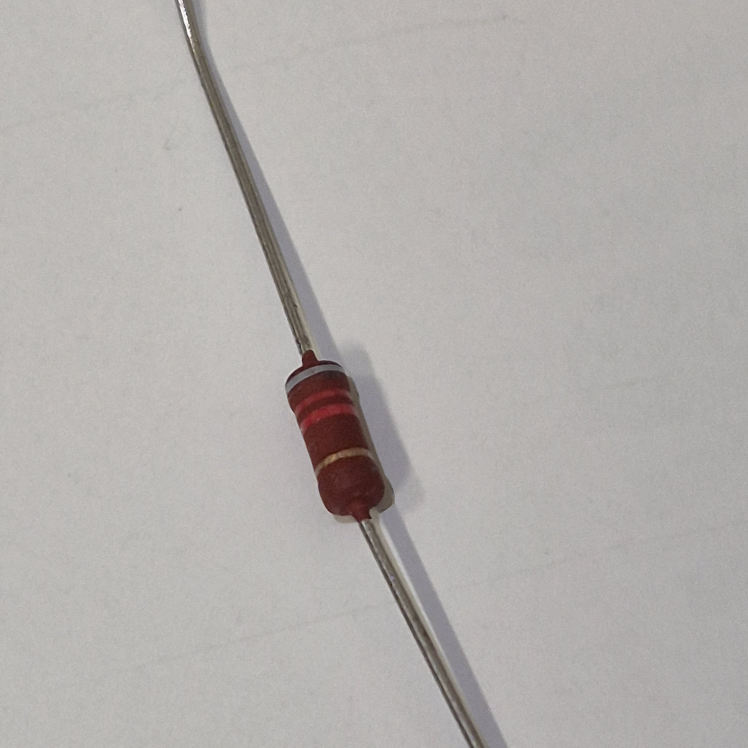
#> input picture resistance/r5/20251020_093409.jpg, 2992 x 2992 px (shown at 1/4 size)
$ python main6.py
#> lines starting #> are read from the running program, lines starting #| are printed output that depends on the picture; after the words box and inside, x2 and y2 are one past the last pixel; in counts of white or black regions, pixels touching at a corner belong together
import cv2
import numpy as np
import matplotlib.pyplot as plt
from scipy.signal import find_peaks


def rotate_resistor(img_path):
    """
    Rotates and crops a resistor image to be horizontal.
    """
#> called with img_path = 'resistance/r5/20251020_093409.jpg'
    img = cv2.imread(img_path)
#> img is the input picture: shape (2992, 2992, 3); mean B, G, R 173.3, 175.9, 179.3
    if img is None:
        return None

    gray = cv2.cvtColor(img, cv2.COLOR_BGR2GRAY)
    _, thresh = cv2.threshold(255 - gray, 0, 255, cv2.THRESH_BINARY + cv2.THRESH_OTSU)
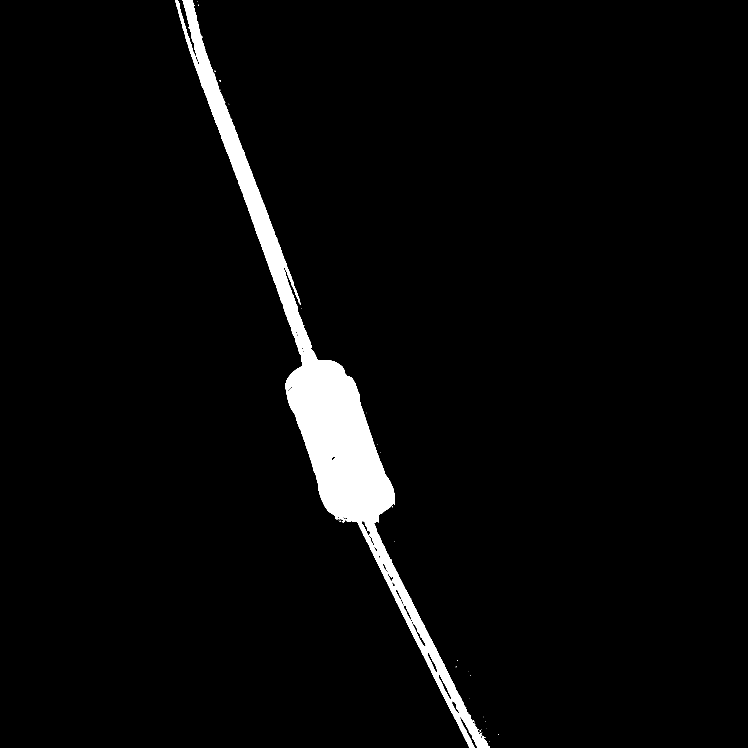
#> thresh: shape (2992, 2992) (shown at 1/4 size); 3.4% white; 44 white regions (39 under 20 px), largest, box (x1, y1, x2, y2) and area: (701, 0, 1960, 2992) 308379, (1192, 1194, 1201, 1211) 89, (1199, 1213, 1204, 1220) 26, (1919, 2922, 1924, 2928) 24, (1920, 2934, 1927, 2938) 23
    coords = cv2.findNonZero(thresh)
#> coords = contour of 308705 points, box (x1, y1, x2, y2) (701, 0, 1996, 2992), area 164632
    rect = cv2.minAreaRect(coords)
#> rect = ((1255.6, 1525.9), (300.8, 3244.6), -22.22)
    (cx, cy), (rw, rh), angle = rect
#> cx = 1255.6; cy = 1525.9; rw = 300.8; rh = 3244.6; angle = -22.22

    if rw < rh:
        angle += 90.0
#> angle = 67.78

    (h, w) = img.shape[:2]
    M = cv2.getRotationMatrix2D((w // 2, h // 2), angle, 1.0)
#> M = [[0.378, 0.926, -454.7], [-0.926, 0.378, 2315.1]]
    rotated = cv2.warpAffine(img, M, (w, h), borderValue=(255, 255, 255))
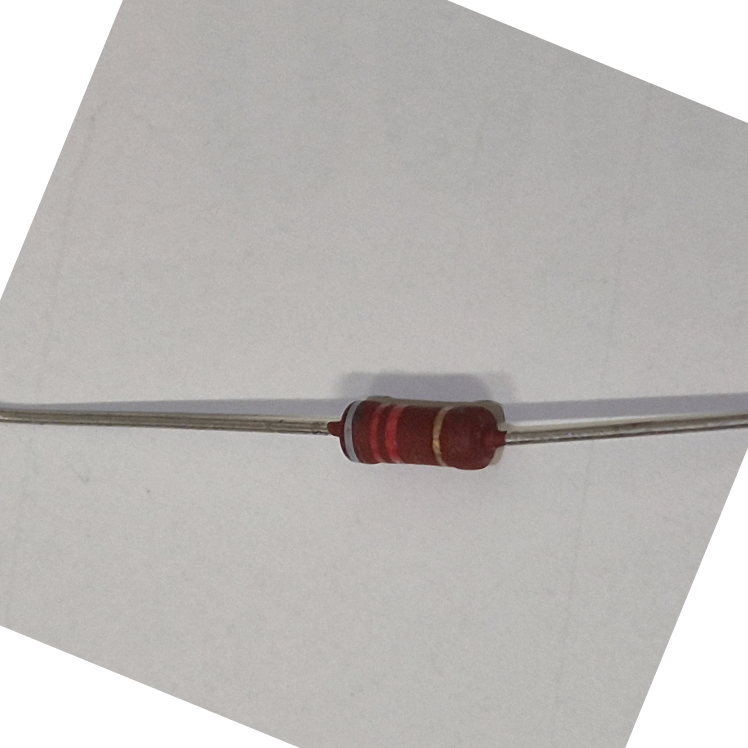
#> rotated: shape (2992, 2992, 3) (shown at 1/4 size); mean B, G, R 183.9, 186, 189.1
    rotated_thresh = cv2.warpAffine(thresh, M, (w, h), flags=cv2.INTER_NEAREST, borderValue=0)
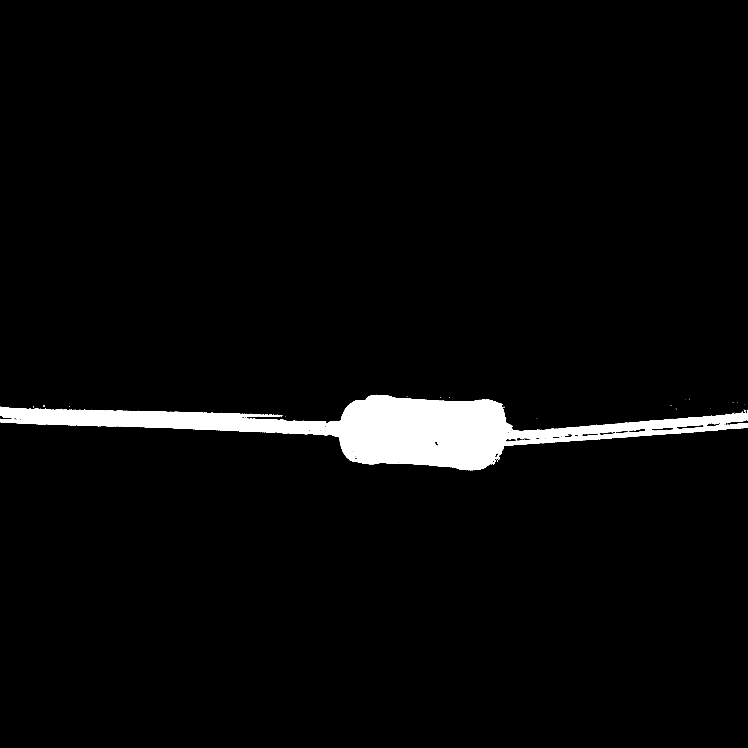
#> rotated_thresh: shape (2992, 2992) (shown at 1/4 size); 3.3% white; 35 white regions (30 under 20 px), largest, box (x1, y1, x2, y2) and area: (0, 1579, 2992, 1881) 297230, (1102, 1659, 1120, 1667) 91, (1122, 1660, 1130, 1666) 27, (2976, 1641, 2983, 1646) 25, (2988, 1642, 2992, 1649) 23

    x, y, w_box, h_box = cv2.boundingRect(rotated_thresh)
#> x = 0; y = 1579; w_box = 2992; h_box = 302
    roi = rotated[y:y + h_box, x:x + w_box]
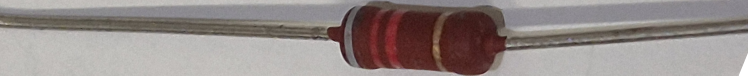
#> roi: shape (302, 2992, 3) (shown at 1/4 size); mean B, G, R 135.2, 137.4, 146.9

    target_h = 60
    scale = target_h / roi.shape[0]
    resized = cv2.resize(roi, (int(roi.shape[1] * scale), target_h))
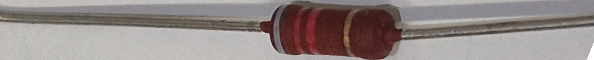
#> resized: shape (60, 594, 3); mean B, G, R 135.1, 137.3, 146.8

    return resized


def scan_middle_line(img, line_height=5, step_px=5):
    """
    Scans a single horizontal line through the middle of the resistor.

    Args:
        img: Rotated resistor image (BGR format)
        line_height: Height of the horizontal strip to scan (default 5px)
        step_px: Step size in pixels for horizontal scanning (default 5)

    Returns:
        Tuple of (raw_scan_data, saturated_scan_data)
    """
#> called with line_height = 5, step_px = 5
    h, w = img.shape[:2]

    # Calculate middle line position
    middle_y = h // 2
    line_top = middle_y - line_height // 2
    line_bottom = line_top + line_height

    print(f"\n=== SCANNING MIDDLE LINE ===")
    print(f"Image size: {w}x{h}px")
#| Image size: 594x60px
    print(f"Scanning horizontal strip from Y={line_top} to Y={line_bottom} (center: {middle_y})")
#| Scanning horizontal strip from Y=28 to Y=33 (center: 30)
    print(f"Strip height: {line_height}px")
    print(f"Step size: {step_px}px")

    # Extract the middle horizontal strip
    middle_strip = img[line_top:line_bottom, :]

    raw_scan = []
    saturated_scan = []

    # Scan left to right through the strip
    for x in range(0, w, step_px):
        x_end = min(x + step_px, w)

        # Extract small region from the strip
        region = middle_strip[:, x:x_end]
        pixels = region.reshape(-1, 3)

        # Filter out white/bright background
        mask = np.all(pixels < [220, 220, 220], axis=1)
        valid_pixels = pixels[mask]

        if len(valid_pixels) > 0:
            # Calculate average color (BGR)
            avg_color_bgr = np.mean(valid_pixels, axis=0).astype(np.uint8)
            avg_color_rgb = np.array([avg_color_bgr[2], avg_color_bgr[1], avg_color_bgr[0]])
            raw_scan.append(tuple(avg_color_rgb))

            # Boost saturation in HSV space
            hsv = cv2.cvtColor(np.uint8([[avg_color_bgr]]), cv2.COLOR_BGR2HSV)[0][0]
            h_val, s_val, v_val = hsv[0], hsv[1], hsv[2]

            s_boosted = min(int(s_val * 3.0), 255)
            v_boosted = min(int(v_val * 1.2), 255)

            hsv_boosted = np.uint8([[[h_val, s_boosted, v_boosted]]])
            bgr_boosted = cv2.cvtColor(hsv_boosted, cv2.COLOR_HSV2BGR)[0][0]
            rgb_boosted = np.array([bgr_boosted[2], bgr_boosted[1], bgr_boosted[0]])

            saturated_scan.append(tuple(rgb_boosted))
        else:
            # No valid pixels (background)
            raw_scan.append((255, 255, 255))
            saturated_scan.append((255, 255, 255))
#> this loop made 119 passes
#> (avg_color_bgr, avg_color_rgb, h_val, s_val, v_val, s_boosted, v_boosted, hsv_boosted) on passes 1 to 6: ([183, 186, 189], [189, 186, 183], 15, 8, 189, 24, 226, [[15, 24, 226]]), ([184, 188, 190], [190, 188, 184], 20, 8, 190, 24, 228, [[20, 24, 228]]), ([182, 185, 187], [187, 185, 182], 18, 7, 187, 21, 224, [[18, 21, 224]]), ([183, 186, 189], [189, 186, 183], 15, 8, 189, 24, 226, [[15, 24, 226]]), ([184, 187, 188], [188, 187, 184], 23, 5, 188, 15, 225, [[23, 15, 225]]), ([184, 186, 188], [188, 186, 184], 15, 5, 188, 15, 225, [[15, 15, 225]])

    print(f"Scanned {len(raw_scan)} positions")
#| Scanned 119 positions

    return raw_scan, saturated_scan


def detect_legs_and_body(saturated_data):
    """
    Detects resistor legs and finds the body region.

    Returns:
        tuple: (body_start_idx, body_end_idx)
    """
    brightness = [np.mean(rgb) for rgb in saturated_data]
    brightness_arr = np.array(brightness)

    # Find valleys (legs are dark)
    valleys, _ = find_peaks(-brightness_arr, prominence=30, width=3)

    print(f"\n=== LEG DETECTION ===")
    print(f"Detected potential leg positions at steps: {list(valleys)}")
#| Detected potential leg positions at steps: [56, 76]

    if len(valleys) >= 2:
        first_leg_end = valleys[0] + 5
        last_leg_start = valleys[-1] - 5

        body_start = first_leg_end
        body_end = last_leg_start

        print(f"Body region: steps {body_start} to {body_end}")
#| Body region: steps 61 to 71
        return body_start, body_end
    else:
        body_start = int(len(saturated_data) * 0.2)
        body_end = int(len(saturated_data) * 0.8)
        print(f"Fallback body region: steps {body_start} to {body_end}")
        return body_start, body_end


def detect_color_bands(saturated_data, body_start, body_end):
    """
    Detects color bands within the body region by finding peaks in color variance.

    Returns:
        tuple: (band_positions, diff_signal)
    """
#> called with body_start = 61, body_end = 71
    body_data = saturated_data[body_start:body_end]
    body_colors = np.array(body_data)
    median_color = np.median(body_colors, axis=0)

    print(f"\n=== BODY ANALYSIS ===")
    print(f"Median body color (RGB): {median_color.astype(int)}")
#| Median body color (RGB): [96  6  0]

    diff_signal = np.linalg.norm(body_colors - median_color, axis=1)

    peaks, properties = find_peaks(diff_signal,
                                   height=20,
                                   distance=5,
                                   prominence=10)

    band_positions = [p + body_start for p in peaks]

    print(f"\n=== BAND DETECTION ===")
    print(f"Detected {len(band_positions)} color bands at steps: {band_positions}")
#| Detected 1 color bands at steps: [69]

    return band_positions, diff_signal


def classify_color(rgb_tuple):
    """
    Classifies an RGB color into resistor color code names.
    """
    r, g, b = rgb_tuple

    bgr = np.uint8([[[b, g, r]]])
    hsv = cv2.cvtColor(bgr, cv2.COLOR_BGR2HSV)[0][0]
    h, s, v = int(hsv[0]), int(hsv[1]), int(hsv[2])

    if v < 50:
        return "Black"

    if s < 50:
        if v > 200:
            return "Silver"
        elif v > 100:
            return "Grey"
        else:
            return "Black"

    if s < 100 and v < 120 and (h < 20 or h > 160):
        return "Brown"

    if h < 10 or h > 170:
        if s > 100 and v > 100:
            return "Red"
        else:
            return "Brown"
    elif 10 <= h < 25:
        return "Orange" if v > 120 else "Brown"
    elif 25 <= h < 40:
        return "Yellow" if v > 140 else "Gold"
    elif 40 <= h < 80:
        return "Green"
    elif 80 <= h < 130:
        return "Blue"
    elif 130 <= h < 160:
        return "Violet"
    else:
        return "Unknown"


def analyze_bands(saturated_data, band_positions):
    """
    Analyzes and classifies detected color bands.
    """
    colors = []

    print(f"\n=== BAND CLASSIFICATION ===")
    for i, pos in enumerate(band_positions):
        rgb = saturated_data[pos]
        color_name = classify_color(rgb)
        colors.append(color_name)

        bgr = np.uint8([[[rgb[2], rgb[1], rgb[0]]]])
        hsv = cv2.cvtColor(bgr, cv2.COLOR_BGR2HSV)[0][0]

        print(f"Band {i + 1} at step {pos}:")
        print(f"  RGB: {rgb}")
        print(f"  HSV: H={hsv[0]}, S={hsv[1]}, V={hsv[2]}")
        print(f"  Color: {color_name}")
#> this loop made 1 pass
#> pos on pass 1: 69
#> (printed output is left out)
#| FINAL RESULT: ['Orange']

    return colors


def plot_full_analysis(raw_data, saturated_data, body_start, body_end, band_positions, colors):
    """
    Plots comprehensive analysis with all detected features.
    """
#> called with body_start = 61, body_end = 71
    fig, axes = plt.subplots(3, 1, figsize=(14, 10),
                             gridspec_kw={'height_ratios': [3, 1, 1]})

    r_sat = [rgb[0] for rgb in saturated_data]
    g_sat = [rgb[1] for rgb in saturated_data]
    b_sat = [rgb[2] for rgb in saturated_data]

    axes[0].plot(r_sat, 'r', label='Red', linewidth=2, alpha=0.7)
    axes[0].plot(g_sat, 'g', label='Green', linewidth=2, alpha=0.7)
    axes[0].plot(b_sat, 'b', label='Blue', linewidth=2, alpha=0.7)

    axes[0].axvspan(body_start, body_end, alpha=0.1, color='yellow', label='Body Region')

    for i, pos in enumerate(band_positions):
        axes[0].axvline(x=pos, color='red', linestyle='--', linewidth=2, alpha=0.7)
        axes[0].text(pos, 240, colors[i], rotation=90, va='bottom', ha='right',
                     fontweight='bold', fontsize=9)

    axes[0].set_title("Color Analysis - Middle Line Scan", fontsize=14, fontweight='bold')
    axes[0].set_ylabel("Color Value (0-255)")
    axes[0].grid(True, alpha=0.3)
    axes[0].legend(loc='upper left')
    axes[0].set_ylim(0, 255)

    color_bar_sat = np.zeros((1, len(saturated_data), 3), dtype=np.uint8)
    for i, rgb in enumerate(saturated_data):
        color_bar_sat[0, i] = rgb
#> this loop made 119 passes
#> rgb on passes 1 to 8: (226, 215, 205), (228, 221, 207), (224, 217, 206), (226, 215, 205), (225, 222, 212), (225, 218, 212), (228, 217, 209), (228, 217, 207)
    axes[1].imshow(color_bar_sat, aspect='auto')
    axes[1].set_yticks([])
    axes[1].set_ylabel("Saturated")

    for pos in band_positions:
        axes[1].axvline(x=pos, color='red', linestyle='--', linewidth=2, alpha=0.7)

    color_bar_raw = np.zeros((1, len(raw_data), 3), dtype=np.uint8)
    for i, rgb in enumerate(raw_data):
        color_bar_raw[0, i] = rgb
#> this loop made 119 passes
#> rgb on passes 1 to 8: (189, 186, 183), (190, 188, 184), (187, 185, 182), (189, 186, 183), (188, 187, 184), (188, 186, 184), (190, 187, 185), (190, 187, 184)
    axes[2].imshow(color_bar_raw, aspect='auto')
    axes[2].set_yticks([])
    axes[2].set_ylabel("Raw")
    axes[2].set_xlabel("Step Number")

    plt.tight_layout()
    plt.show()
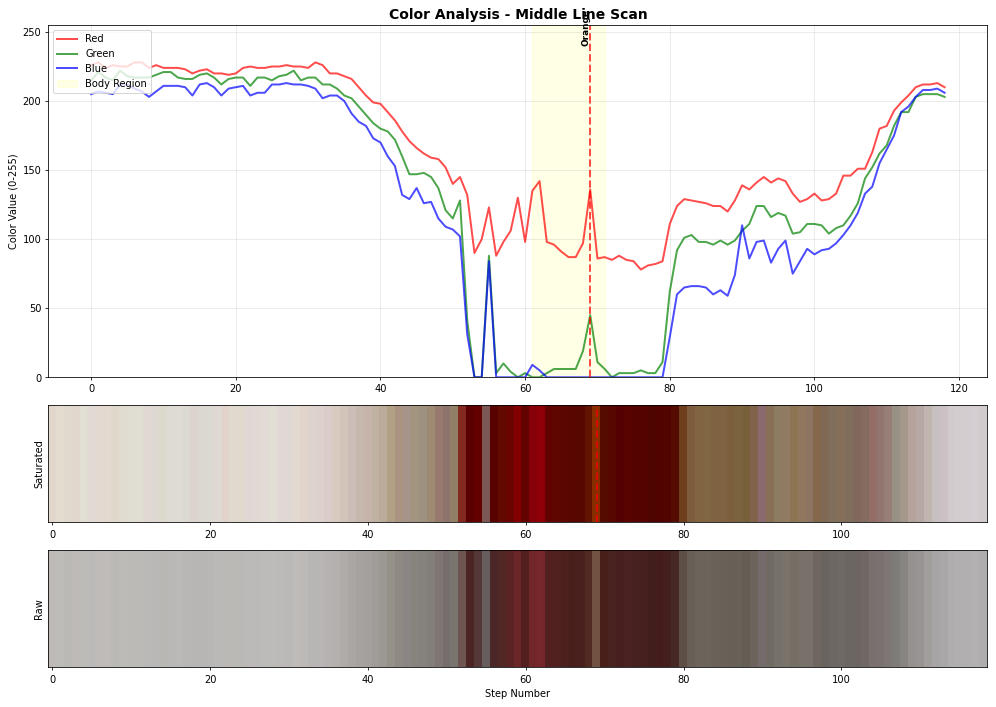
#> figure drawn by matplotlib, 3 panels; panel 1: curve peaks at x = 1, y = 228; panel 1: curve peaks at x = 4, y = 222; panel 1: curve peaks at x = 16, y = 213


if __name__ == "__main__":
    img_path = "resistance/r5/20251020_093409.jpg"

    print("=" * 60)
    print("RESISTOR COLOR CODE ANALYZER")
    print("=" * 60)

    # Step 1: Rotate and crop
    result = rotate_resistor(img_path)

    if result is not None:
        # Step 2: Scan single horizontal line through middle
        raw_data, saturated_data = scan_middle_line(result, line_height=5, step_px=5)

        # Step 3: Detect legs and body
        body_start, body_end = detect_legs_and_body(saturated_data)

        # Step 4: Detect color bands
        band_positions, diff_signal = detect_color_bands(saturated_data, body_start, body_end)

        # Step 5: Classify colors
        colors = analyze_bands(saturated_data, band_positions)

        # Step 6: Output result
        print(f"\n{'=' * 60}")
        print(f"FINAL RESULT: {colors}")
        print(f"{'=' * 60}")

        # Step 7: Visualize everything
        plot_full_analysis(raw_data, saturated_data, body_start, body_end, band_positions, colors)
    else:
        print("Error: Could not load image")
